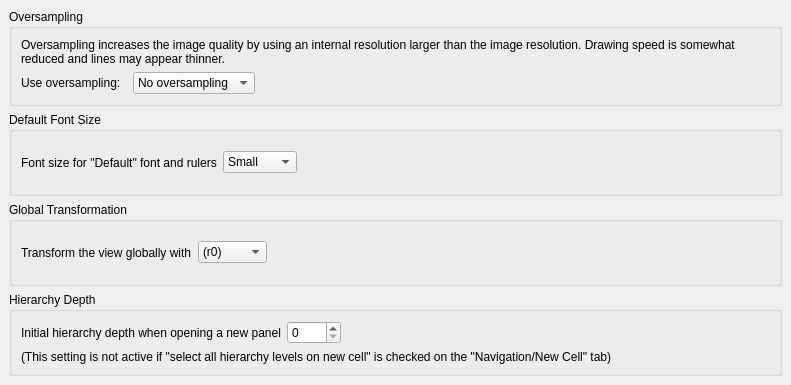
<?xml version="1.0" encoding="UTF-8"?>
<ui version="4.0">
 <class>LayoutViewConfigPage7</class>
 <widget class="QFrame" name="LayoutViewConfigPage7">
  <property name="geometry">
   <rect>
    <x>0</x>
    <y>0</y>
    <width>791</width>
    <height>385</height>
   </rect>
  </property>
  <property name="windowTitle">
   <string>Application Settings</string>
  </property>
  <layout class="QVBoxLayout">
   <property name="spacing">
    <number>6</number>
   </property>
   <property name="leftMargin">
    <number>9</number>
   </property>
   <property name="topMargin">
    <number>9</number>
   </property>
   <property name="rightMargin">
    <number>9</number>
   </property>
   <property name="bottomMargin">
    <number>9</number>
   </property>
   <item>
    <widget class="QGroupBox" name="groupBox">
     <property name="title">
      <string>Oversampling</string>
     </property>
     <layout class="QGridLayout">
      <property name="leftMargin">
       <number>9</number>
      </property>
      <property name="topMargin">
       <number>9</number>
      </property>
      <property name="rightMargin">
       <number>9</number>
      </property>
      <property name="bottomMargin">
       <number>9</number>
      </property>
      <property name="spacing">
       <number>6</number>
      </property>
      <item row="1" column="0">
       <widget class="QLabel" name="label_2">
        <property name="text">
         <string>Use oversampling:  </string>
        </property>
       </widget>
      </item>
      <item row="1" column="1">
       <widget class="QComboBox" name="oversampling">
        <item>
         <property name="text">
          <string>No oversampling</string>
         </property>
        </item>
        <item>
         <property name="text">
          <string>2x oversampling</string>
         </property>
        </item>
        <item>
         <property name="text">
          <string>3x oversampling</string>
         </property>
        </item>
       </widget>
      </item>
      <item row="1" column="2">
       <spacer>
        <property name="orientation">
         <enum>Qt::Horizontal</enum>
        </property>
        <property name="sizeHint" stdset="0">
         <size>
          <width>40</width>
          <height>20</height>
         </size>
        </property>
       </spacer>
      </item>
      <item row="0" column="0" colspan="3">
       <widget class="QLabel" name="label">
        <property name="text">
         <string>Oversampling increases the image quality by using an internal resolution larger than the image resolution. Drawing speed is somewhat reduced and lines may appear thinner.</string>
        </property>
        <property name="wordWrap">
         <bool>true</bool>
        </property>
       </widget>
      </item>
     </layout>
    </widget>
   </item>
   <item>
    <widget class="QGroupBox" name="groupBox_4">
     <property name="title">
      <string>Default Font Size</string>
     </property>
     <layout class="QHBoxLayout">
      <property name="spacing">
       <number>6</number>
      </property>
      <property name="leftMargin">
       <number>9</number>
      </property>
      <property name="topMargin">
       <number>9</number>
      </property>
      <property name="rightMargin">
       <number>9</number>
      </property>
      <property name="bottomMargin">
       <number>9</number>
      </property>
      <item>
       <widget class="QLabel" name="label_4">
        <property name="text">
         <string>Font size for &quot;Default&quot; font and rulers</string>
        </property>
       </widget>
      </item>
      <item>
       <widget class="QComboBox" name="default_font_size">
        <item>
         <property name="text">
          <string>Small</string>
         </property>
        </item>
        <item>
         <property name="text">
          <string>Medium</string>
         </property>
        </item>
        <item>
         <property name="text">
          <string>Large</string>
         </property>
        </item>
       </widget>
      </item>
      <item>
       <spacer>
        <property name="orientation">
         <enum>Qt::Horizontal</enum>
        </property>
        <property name="sizeHint" stdset="0">
         <size>
          <width>40</width>
          <height>20</height>
         </size>
        </property>
       </spacer>
      </item>
     </layout>
    </widget>
   </item>
   <item>
    <widget class="QGroupBox" name="groupBox_2">
     <property name="title">
      <string>Global Transformation</string>
     </property>
     <layout class="QHBoxLayout">
      <property name="spacing">
       <number>6</number>
      </property>
      <property name="leftMargin">
       <number>9</number>
      </property>
      <property name="topMargin">
       <number>9</number>
      </property>
      <property name="rightMargin">
       <number>9</number>
      </property>
      <property name="bottomMargin">
       <number>9</number>
      </property>
      <item>
       <widget class="QLabel" name="label_3">
        <property name="text">
         <string>Transform the view globally with</string>
        </property>
       </widget>
      </item>
      <item>
       <widget class="QComboBox" name="global_trans">
        <item>
         <property name="text">
          <string>(r0)</string>
         </property>
         <property name="icon">
          <iconset resource="../../lay/lay/layResources.qrc">
           <normaloff>:/r0.png</normaloff>:/r0.png</iconset>
         </property>
        </item>
        <item>
         <property name="text">
          <string>(r90)</string>
         </property>
         <property name="icon">
          <iconset resource="../../lay/lay/layResources.qrc">
           <normaloff>:/r90.png</normaloff>:/r90.png</iconset>
         </property>
        </item>
        <item>
         <property name="text">
          <string>(r180)</string>
         </property>
         <property name="icon">
          <iconset resource="../../lay/lay/layResources.qrc">
           <normaloff>:/r180.png</normaloff>:/r180.png</iconset>
         </property>
        </item>
        <item>
         <property name="text">
          <string>(r270)</string>
         </property>
         <property name="icon">
          <iconset resource="../../lay/lay/layResources.qrc">
           <normaloff>:/r270.png</normaloff>:/r270.png</iconset>
         </property>
        </item>
        <item>
         <property name="text">
          <string>(m0)</string>
         </property>
         <property name="icon">
          <iconset resource="../../lay/lay/layResources.qrc">
           <normaloff>:/m0.png</normaloff>:/m0.png</iconset>
         </property>
        </item>
        <item>
         <property name="text">
          <string>(m45)</string>
         </property>
         <property name="icon">
          <iconset resource="../../lay/lay/layResources.qrc">
           <normaloff>:/m45.png</normaloff>:/m45.png</iconset>
         </property>
        </item>
        <item>
         <property name="text">
          <string>(m90)</string>
         </property>
         <property name="icon">
          <iconset resource="../../lay/lay/layResources.qrc">
           <normaloff>:/m90.png</normaloff>:/m90.png</iconset>
         </property>
        </item>
        <item>
         <property name="text">
          <string>(m135)</string>
         </property>
         <property name="icon">
          <iconset resource="../../lay/lay/layResources.qrc">
           <normaloff>:/m135.png</normaloff>:/m135.png</iconset>
         </property>
        </item>
       </widget>
      </item>
      <item>
       <spacer>
        <property name="orientation">
         <enum>Qt::Horizontal</enum>
        </property>
        <property name="sizeHint" stdset="0">
         <size>
          <width>40</width>
          <height>20</height>
         </size>
        </property>
       </spacer>
      </item>
     </layout>
    </widget>
   </item>
   <item>
    <widget class="QGroupBox" name="groupBox_3">
     <property name="title">
      <string>Hierarchy Depth</string>
     </property>
     <layout class="QGridLayout">
      <property name="leftMargin">
       <number>9</number>
      </property>
      <property name="topMargin">
       <number>9</number>
      </property>
      <property name="rightMargin">
       <number>9</number>
      </property>
      <property name="bottomMargin">
       <number>9</number>
      </property>
      <property name="spacing">
       <number>6</number>
      </property>
      <item row="0" column="0">
       <widget class="QLabel" name="label_13">
        <property name="text">
         <string>Initial hierarchy depth when opening a new panel</string>
        </property>
       </widget>
      </item>
      <item row="0" column="1">
       <widget class="QSpinBox" name="def_depth">
        <property name="maximum">
         <number>1000</number>
        </property>
       </widget>
      </item>
      <item row="0" column="2">
       <spacer>
        <property name="orientation">
         <enum>Qt::Horizontal</enum>
        </property>
        <property name="sizeHint" stdset="0">
         <size>
          <width>40</width>
          <height>20</height>
         </size>
        </property>
       </spacer>
      </item>
      <item row="1" column="0" colspan="3">
       <widget class="QLabel" name="label_14">
        <property name="text">
         <string>(This setting is not active if &quot;select all hierarchy levels on new cell&quot; is checked on the &quot;Navigation/New Cell&quot; tab)</string>
        </property>
        <property name="wordWrap">
         <bool>true</bool>
        </property>
       </widget>
      </item>
     </layout>
    </widget>
   </item>
  </layout>
 </widget>
 <layoutdefault spacing="6" margin="11"/>
 <resources>
  <include location="../../lay/lay/layResources.qrc"/>
 </resources>
 <connections/>
</ui>
